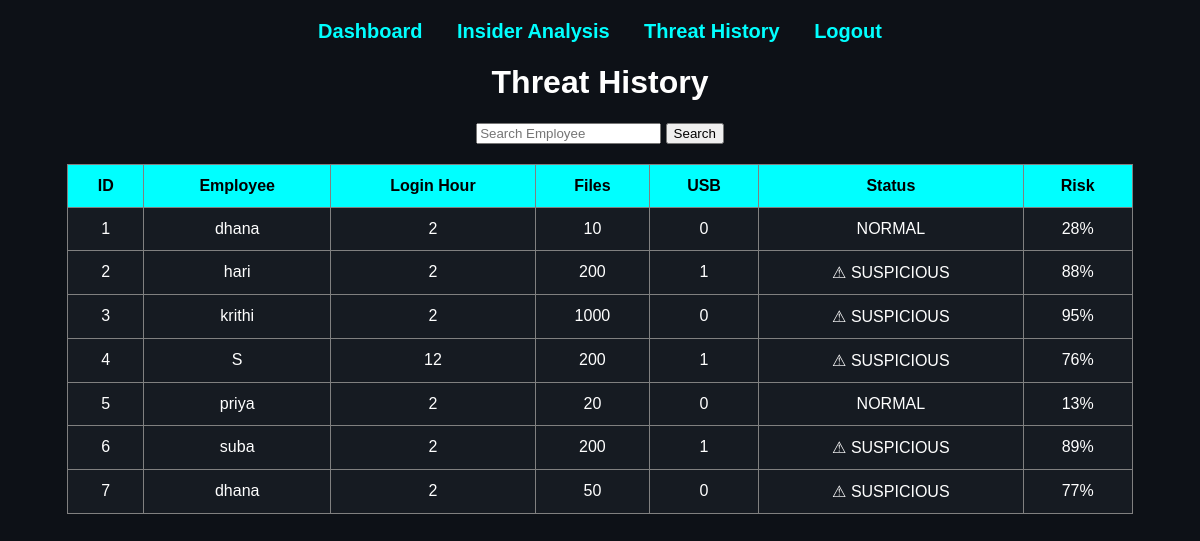
Before: /history (signed in) with the older database file.
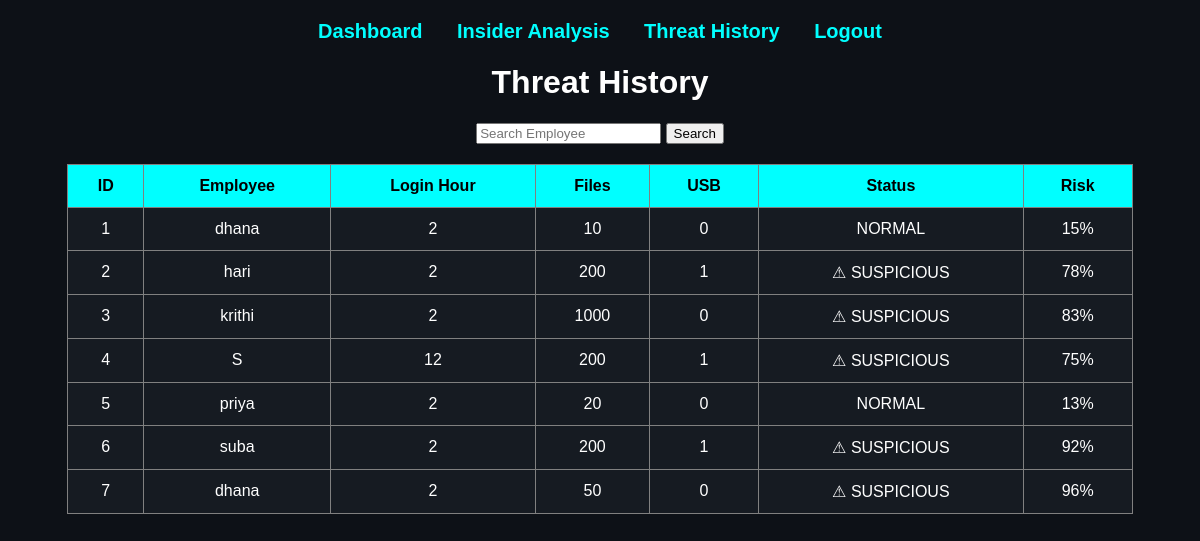
After: the same page with the newer database file.
### tables this page shows
CREATE TABLE threats (
    id INTEGER PRIMARY KEY AUTOINCREMENT,
    employee_name TEXT,
    login_hour INTEGER,
    files_accessed INTEGER,
    usb_used INTEGER,
    result TEXT,
    risk_score INTEGER
);

### app.py (the view)
@app.route('/history', methods=['GET', 'POST'])
def history():
    if 'user' not in session:
        return redirect(url_for('login'))
    search = request.form.get('search')
    conn = sqlite3.connect('threat_logs.db')
    cursor = conn.cursor()
    if search:
        cursor.execute(
            "SELECT * FROM threats WHERE employee_name LIKE ?",
            ('%' + search + '%',)
        )
    else:
        cursor.execute("SELECT * FROM threats")
    data = cursor.fetchall()
    conn.close()
    return render_template(
        'history.html',
        data=data
    )

### templates/history.html (shortened to what this page needs)
<!DOCTYPE html>
<html>
<head>
</head>
<body><body>
<nav>
    <a href="{{ url_for('dashboard') }}">Dashboard</a>
    <a href="{{ url_for('analysis') }}">Insider Analysis</a>
    <a href="{{ url_for('history') }}">Threat History</a>
    <a href="{{ url_for('logout') }}">Logout</a>
</nav>
<h1>Threat History</h1>
<form method="POST">
<input type="text"
name="search"
placeholder="Search Employee">
<button type="submit">Search</button>
</form>
<table>
<tr>
<th>ID</th>
<th>Employee</th>
<th>Login Hour</th>
<th>Files</th>
<th>USB</th>
<th>Status</th>
<th>Risk</th>
</tr>
{% for row in data %}
<tr>
<td>{{ row[0] }}</td>
<td>{{ row[1] }}</td>
<td>{{ row[2] }}</td>
<td>{{ row[3] }}</td>
<td>{{ row[4] }}</td>
<td>{{ row[5] }}</td>
<td>{{ row[6] }}%</td>
</tr>
{% endfor %}
</table>
</body>
</html>

Changed rows visible on the page:
changed threats id 1: risk_score "28" → "15"
changed threats "hari": risk_score "88" → "78"
changed threats "krithi": risk_score "95" → "83"
changed threats id 4: risk_score "76" → "75"
changed threats "suba": risk_score "89" → "92"
changed threats id 7: risk_score "77" → "96"
